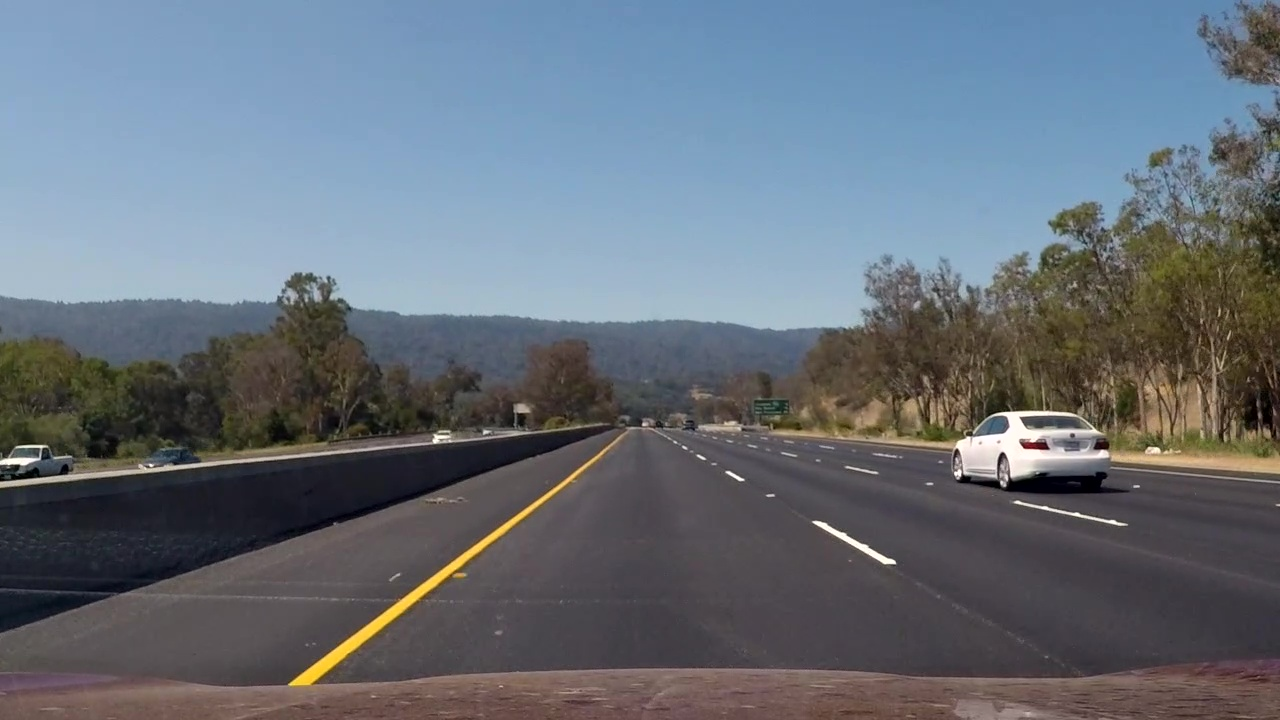
#> input picture road_line_detector/images/road_lane_example.jpg, 1280 x 720 px, found by its file name; the run also reads 1 picture not shown here
$ jupyter execute Road_Lane_Detector.ipynb   (older library calls are emulated)
#> lines starting #> are read from the running program, lines starting #| are printed output that depends on the picture; after the words box and inside, x2 and y2 are one past the last pixel; in counts of white or black regions, pixels touching at a corner belong together; pictures that were not available may be replaced by others from this repository, and a replacement may not be noted
<a href="https://colab.research.google.com/github/nicolassalomon96/road_lane_detector/blob/main/Road_Lane_Detector.ipynb" target="_parent"></a>

# Lane detector for autonomous vehicles

Author: Nicolás Salomón

Email: nicolassalomon96@gmail.com

The goal of this notebook is to develop a lane detection system for autonomous vehicles. To do this, different image processing and spatial transformation techniques will be used.

## 1. Packages used

[cell 1]
import numpy as np
import cv2
import matplotlib.pyplot as plt
import imageio.v2 as io
import time

## 2. Created functions and classes

[cell 2]
#Read an image from a path
def get_image(path):
#> called with path = '.\\images\\road_lane_example.jpg'
  image = io.imread(path)
#> image is the input picture: shape (720, 1280, 3); mean R, G, B 102.8, 111.3, 121.1
  return image.astype('uint8')

#Show an image
def plot_image(image, title, figsize=(10,6)):
  fig, axs = plt.subplots(figsize=figsize)
  plt.imshow(image, cmap='gray')
  plt.title(title, fontsize=14)

[cell 3]
#Lane detector class
class road_lane_detector():

  def __init__(self, frame):

    self.frame = frame
    self.width = frame.shape[1]
    self.height = frame.shape[0]
    self.gray_frame = None #Gray-scale frame
    self.y_meters_per_pixel = 3.0/60 #meters/pixel on the y-axis. Must be calibrated depending on the camera
    self.x_meters_per_pixel = 3.7/450 #meters/pixel on the x-axis. Must be calibrated depending on the camera

    self.roi = np.array([(0, self.height),(540,470),(750,470),(self.width, self.height)], np.int32) #coordinates for the region of interest in video: video_1
    #self.roi = np.array([(0, self.height),(570,480),(760,480),(self.width, self.height)], np.int32) #coordinates for the region of interest in video: video_2
    self.dst_points = np.array([(0, self.height), (0,0), (self.width,0), (self.width, self.height)], np.float32)

    self.warped_image = None #Image resulting from applying the perspective transformation
    self.transformation_matrix = None
    self.inverse_transformation_matrix = None

    self.lane_color_threshold = 600 #Threshold to determine if the line is yellow or white
    self.left_lane_color = None
    self.left_lane_kind = None
    self.right_lane_color = None
    self.right_lane_kind = None

    self.points_y = None #Points on the y axis to draw the obtained line that represents the line of the detected lane
    self.left_lane = None #Points on the x axis to draw the line obtained that represents the line of the left lane detected
    self.right_lane = None #Points on the x axis to draw the line obtained that represents the line of the detected right lane

    self.left_x = None
    self.left_y = None
    self.right_x = None
    self.right_y = None

    self.left_max_pos = None #Positions of the maximums of the lane histogram
    self.right_max_pos = None

    self.sliding_window_threshold = 300 #Threshold for the number of pixels counted to recenter the sliding window

    self.binary_frame = None
    self.binary_warped = None
    self.sliding_window_image = None #Image with the result of the sliding windows algorithm
    self.final_lane_mask = None #Image with the final mask generated from the lane
    self.result = None #Step by step final image

    self.curvature_radius = None #Rail curvature radius
    self.center = None #Offset of the current position of the car with respect to the center of the lane. Negative: the car is drifting to the right - Positive: the car is drifting to the left

  #Show an image
  def plot_image(self, image, title, figsize=(10,6)):
    fig, axs = plt.subplots(figsize=figsize)
    plt.imshow(image, cmap='gray')
    plt.title(title, fontsize=14)

  #Binarize an image by defining a binarization threshold
  def apply_threshold(self, image, lower_threshold, new_value):
    binary = image.copy()
    binary[binary > lower_threshold] = new_value
    binary[binary < lower_threshold] = 0
    return binary

  #Convert an RGB image to grayscale
  def rgb2gray(self):
    self.gray_frame = (0.299 * self.frame[:,:,0] + 0.587 * self.frame[:,:,1] + 0.114 * self.frame[:,:,2]).astype('uint8')

  #Preprocess the image and binarize it
  def image_threshold(self):
    self.rgb2gray()
    lum_thresh = 70

    if np.mean(self.gray_frame[self.height//2:,:]) < lum_thresh:
      clahe = cv2.createCLAHE(clipLimit=3.0, tileGridSize=(4,4))
      image_1 = clahe.apply(self.gray_frame)
      #plot_image(image_1,'CLAHE')

      mag_thresh_value = 30
      atan_thresh_min = 0.8
      atan_thresh_max = 1.4

      #Direction and magnitude threshold
      sobel_x = np.absolute(cv2.Sobel(image_1, cv2.CV_64F, 1, 0, ksize=25))
      sobel_y = np.absolute(cv2.Sobel(image_1, cv2.CV_64F, 0, 1, ksize=25))

      # Magnitude
      magnitude = (sobel_x**2 + sobel_y**2)**.5
      mag_norm = np.uint8(255 * magnitude / np.max(magnitude))
      mag_thresh = np.zeros_like(mag_norm, dtype=np.uint8)
      mag_thresh[mag_norm > mag_thresh_value] = 255
      #plot_image(mag_thresh,'SOBEL MAG')

      # Direction
      atan = np.arctan2(sobel_y, sobel_x)
      dir_thresh = np.zeros_like(atan, dtype=np.uint8)
      dir_thresh[(atan > atan_thresh_min) & (atan <= atan_thresh_max)] = 255
      #plot_image(dir_thresh,'SOBEL DIR')

      mag_and_dir = cv2.bitwise_and(mag_thresh, dir_thresh)
      #plot_image(mag_and_dir,'mag_and_dir')

      #Yellow threshold
      yellow_mask = cv2.inRange(cv2.cvtColor(self.frame, cv2.COLOR_RGB2HLS), np.uint8([10, 0, 50]), np.uint8([50, 255, 200]))
      #plot_image(yellow_mask,'yellow_mask')

      #Union of both images (color filter and sobel)
      sobel_or_color = cv2.bitwise_or(mag_and_dir, yellow_mask)
      #plot_image(sobel_or_color,'grad_or_color')

      #Morphological operations on the resulting image
      dilatate = cv2.dilate(sobel_or_color, np.ones((5,5), np.uint8), iterations=1)
      close = cv2.erode(dilatate, np.ones((5,5), np.uint8), iterations=1)
      #plot_image(close,'cierre')

      self.binary_frame = close.copy()

    else:
      hls_image = cv2.cvtColor(self.frame, cv2.COLOR_RGB2HLS)
#> hls_image: shape (720, 1280, 3); mean of channels 0, 1, 2 91.3, 111.7, 54
      yellow_mask = cv2.inRange(hls_image, np.uint8([10, 0, 50]), np.uint8([50, 200, 255]))
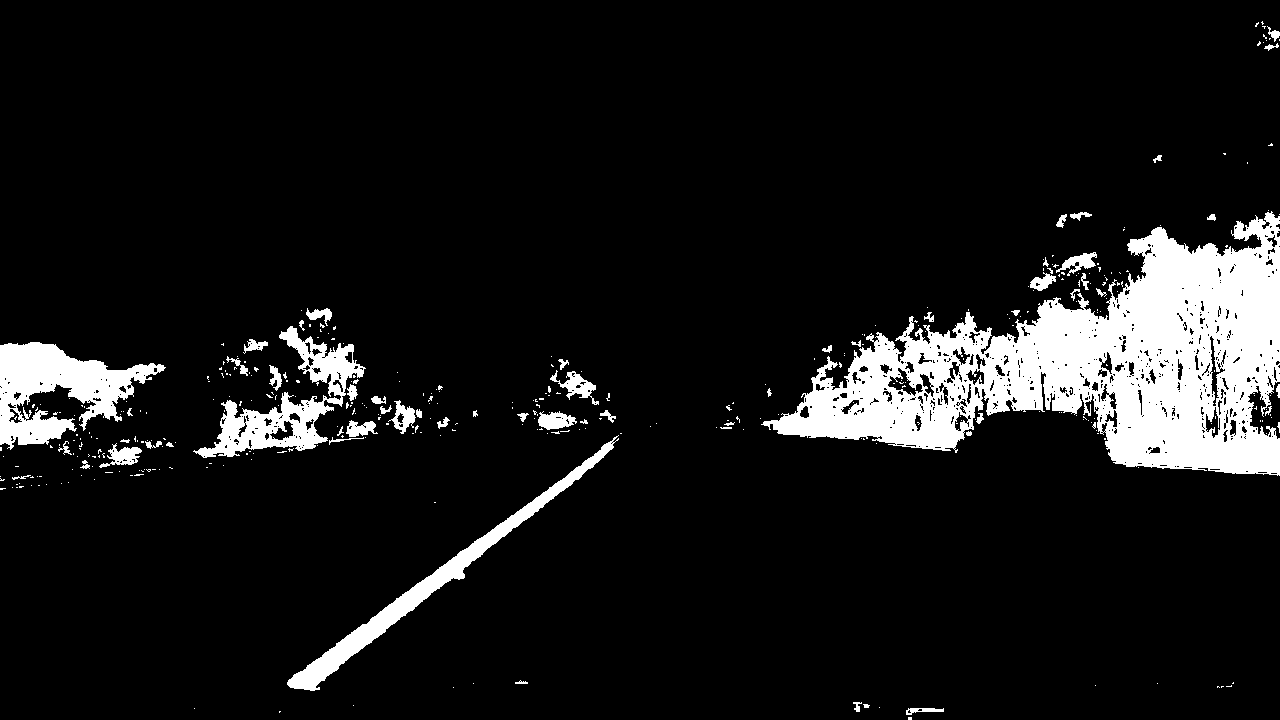
#> yellow_mask: shape (720, 1280); 9.6% white; 383 white regions (323 under 20 px), largest, box (x1, y1, x2, y2) and area: (761, 211, 1280, 476) 60628, (0, 342, 166, 450) 8475, (193, 326, 366, 458) 6325
      #plot_image(yellow_mask,'YELLOW FILTER')

      gray_binary = self.apply_threshold(self.gray_frame, 180, 255)
#> in apply_threshold, `binary[binary > lower_threshold] = new_value`:
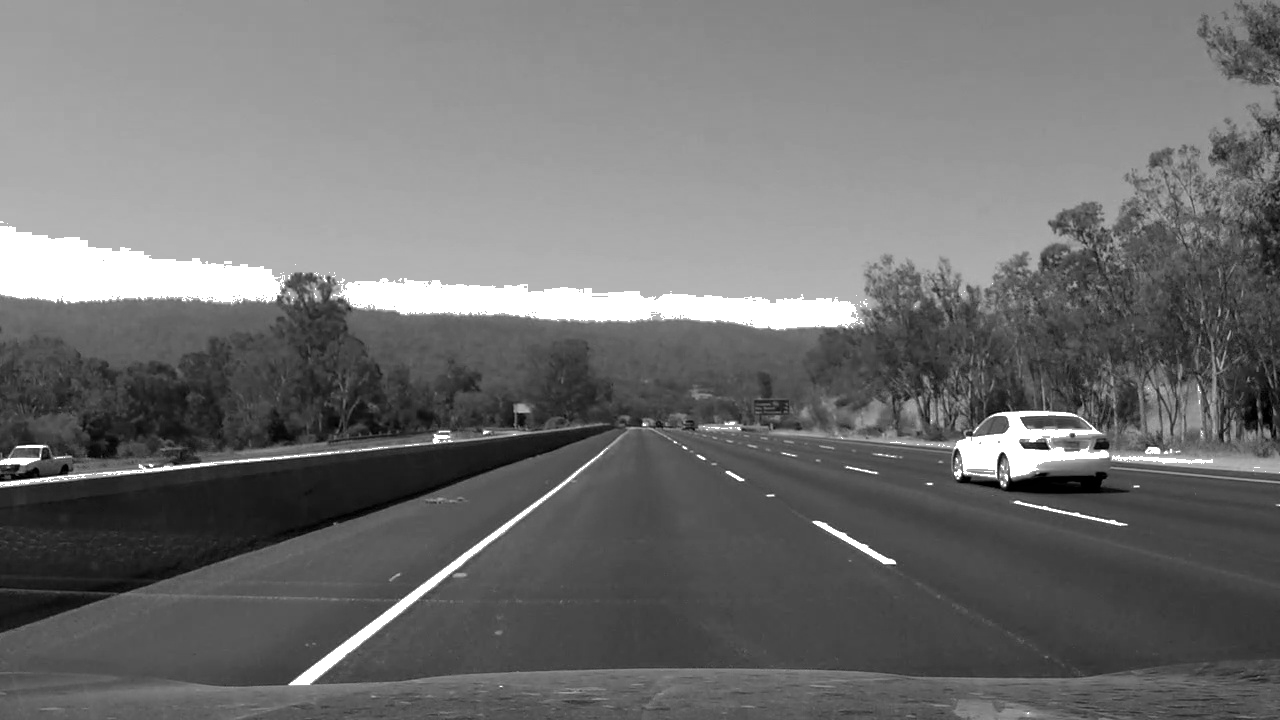
#> binary: shape (720, 1280); min 0, max 255, mean 112
      #plot_image(gray_binary,'GRAY')
      #plot_image(cv2.bitwise_or(yellow_mask, gray_binary),'COMBINATION')

      self.binary_frame = cv2.bitwise_or(yellow_mask, gray_binary)

  #Plot the image demarcating the region of interest (ROI) for processing, this region must be set based on each camera
  def plot_roi (self):
    image_cp = np.copy(self.frame)
    image_out = cv2.polylines(image_cp, [self.roi], True, (255,0,0), thickness=2)
    self.plot_image(image_out,'ROI')

  #Get the bird's eye view of the region of interest
  def get_perspective_transform(self, plot=True):

#> called with plot = True
    float_roi = self.roi.astype('float32')
    self.transformation_matrix = cv2.getPerspectiveTransform(float_roi, self.dst_points)
    self.warped_image = cv2.warpPerspective(self.frame, self.transformation_matrix, (self.width, self.height))
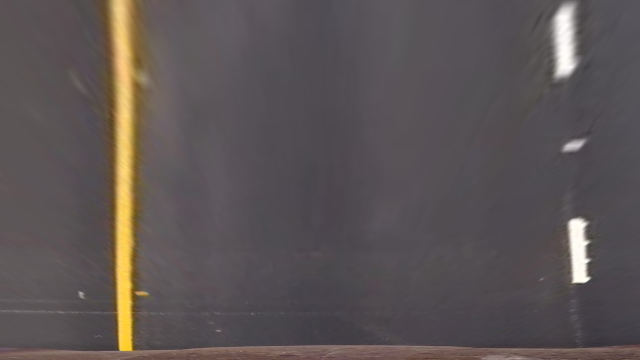
#> self.warped_image: shape (720, 1280, 3) (shown at 1/2 size); mean R, G, B 92.1, 84.6, 84.8
    self.binary_warped = cv2.warpPerspective(self.binary_frame, self.transformation_matrix, (self.width, self.height))
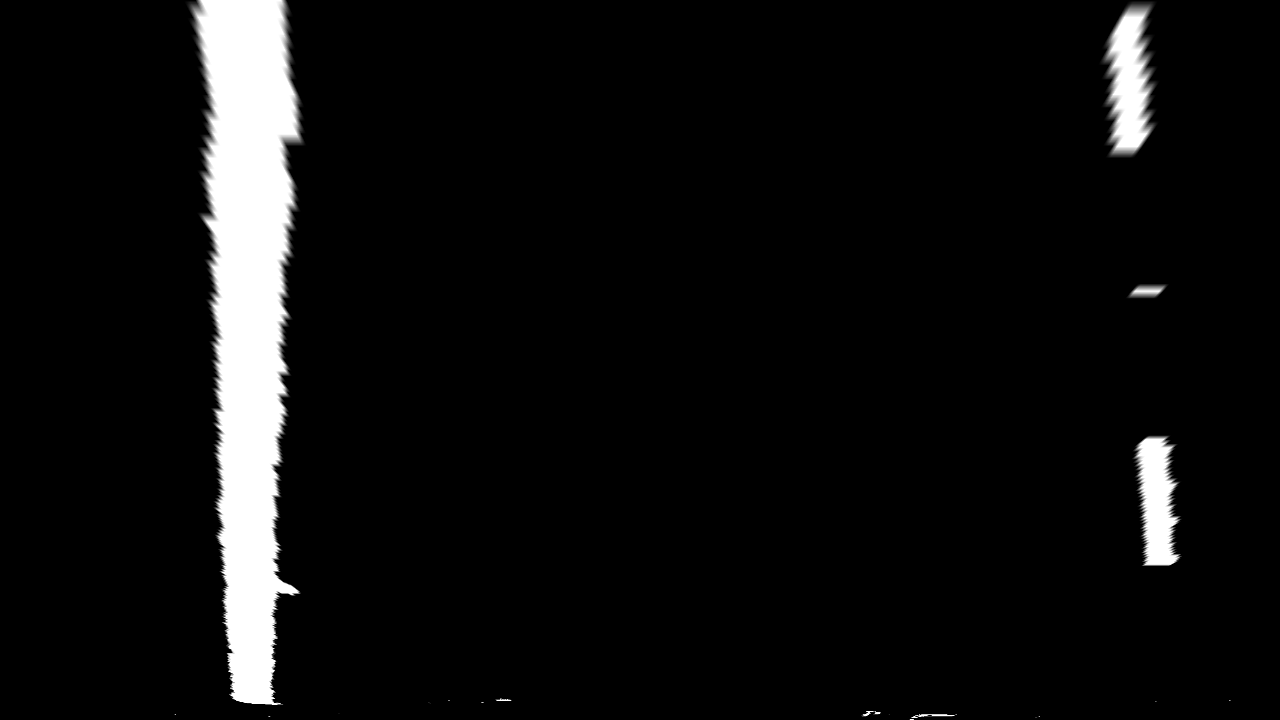
#> self.binary_warped: shape (720, 1280); min 0, max 255, mean 15.6

    if plot==True:
      self.plot_image(self.warped_image,"Bird's Eye View")

  #Get the color of the right and left lines of the road
  def get_left_right_lanecolor(self):
    #The limits of the yellow and white colors were set manually
    image = cv2.cvtColor(self.warped_image[self.height//3:,:], cv2.COLOR_RGB2HLS) #Converts to HLS to better differentiate colors
#> image: shape (480, 1280, 3); mean of channels 0, 1, 2 127.9, 85, 18.9
#> (the rest of the program and of its run is left out)
